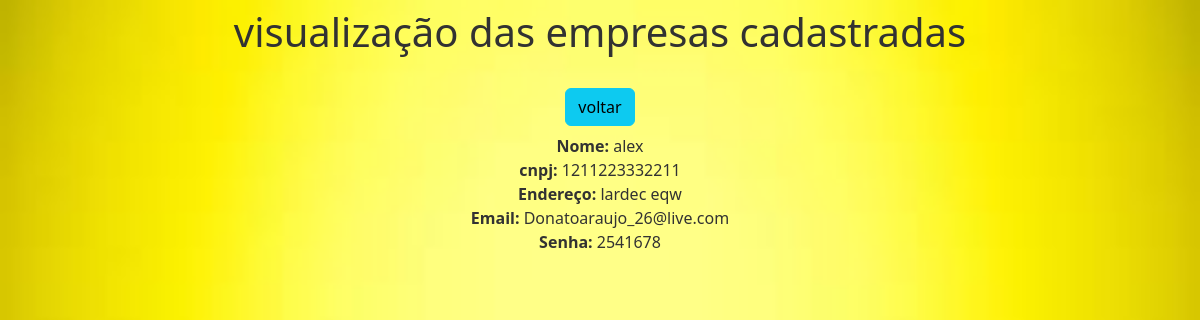
Page /ver38 on the committed database.
### app/models.py (models this page shows)
class user(models.Model):
    nome = models.CharField(max_length=150)
    cnpj= models.CharField (max_length=18)
    endereco = models.CharField(max_length=200)
    email = models.EmailField(max_length=254)
    senha = models.CharField(max_length=20)

### app/views.py (the view)
# urls.py: path('ver<int:pk>', ver, name='ver'),
def ver(request, pk):
    data = {}
    data['db'] = user.objects.get(pk=pk)
    return render(request, "ver.html", data)

### templates/ver.html (shortened to what this page needs)
{% extends 'base.html' %}
{% load static %}
{% block body %}
<!DOCTYPE html>
<html lang="pt-BR" xmlns="http://www.w3.org/1999/html">
<head>
    <link href="https://cdn.jsdelivr.net/npm/bootstrap@5.3.0-alpha3/dist/css/bootstrap.min.css" rel="stylesheet">
</head>
<body>
    <div class=" col-8 m-auto pt-2 pb-2 text-center">
        <h1> visualização das empresas cadastradas </h1>
    </div>
    <div class=" col-8 m-auto pt-3 pb-2 text-center">
        <a href="usuario" class="btn btn-info">voltar</a>
    </div>
    <div class=" col-8 m-auto pt- pb-2 text-center">
        <strong>Nome: </strong>{{db.nome}}<br>
        <strong>cnpj: </strong>{{db.cnpj}}<br>
        <strong>Endereço: </strong>{{db.endereco}}<br>
        <strong>Email: </strong>{{db.email}}<br>
        <strong>Senha: </strong>{{db.senha}}<br>
    </div>
</body>
</html>
{% endblock %}

### static/css/style.css (style rules this page uses)
* { margin: 0 ; padding: 0; box-sizing: border-box; color: #323232; border:none; }
body { background-image: url('../img/login01.jpeg'); background-size: cover; }
a , label { front-size: .8rem; }

### rows in the picture
user: nome "alex", cnpj "1211223332211", endereco "lardec eqw", email "Donatoaraujo_26@live.com", senha "2541678"
